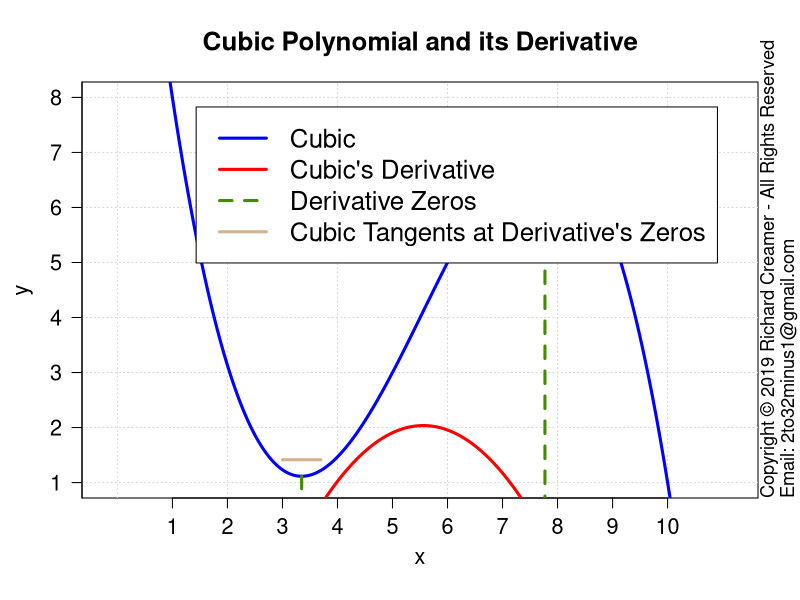

The R script that drew this image:
##############################################################
### Copyright (c) Richard Creamer 2019 - All Rights Reserved
### Inquiries: email 2to32minus1@gmail.com
##############################################################

### Globals
fontScale = 1.2    # Global font size variable
lf        = 1.2    # Enlarge font of plot labels
verbose   = FALSE  # Verbose printing
lw        = 2      # Line width
xMargin   = 1      # X-axis margin for plots
yMargin   = 1      # Y-axis margin for plots
de        = 0.01   # Small constant for estimating derivatives numerically
smlPts    = 1      # Small  data point/circle
medPts    = 1.5    # Medium data point/circle
lrgPts    = 2.0    # Large  data point/circle

### Run this function to generate this plot
runFunc = function() {
	dw = 1000
	dh = 750	
	path = "D:/Code/R/LeastSquaresPlay/PlotsAndAssocCode/Plot38/"
	savePngVerbose( paste(path, "Plot38.png", sep=""), plotCubicWithDeriv, w=1.2*600, h=1.2*900, un="px" )	
}

### Plot 5th order polynomial - hard coded example/function
plotCubicWithDeriv = function() {
	x = c( 1, 5, 6, 10 )
	y = c( 8, 3, 5, 1 )
	clrs = list( cubicClr="blue", derivClr="red", vLineClr="chartreuse4", tanClr="tan" )
	legText = c( "Cubic", "Cubic's Derivative", "Derivative Zeros", "Cubic Tangents at Derivative's Zeros" )
	legClrs = c( clrs$cubicClr, clrs$derivClr, clrs$vLineClr, clrs$tanClr )
	plotTitle = "Cubic Polynomial and its Derivative"
	plot( x, y, main=plotTitle, axes = FALSE, asp=1, cex.lab=lf, xlab="", ylab="", cex=lrgPts, lwd=lw+1, cex.main=1.3*fontScale, type="n" )	
	addAxisLabels()
	box(); grid()
	axis( side = 1, at = 1:10, cex.axis=1.3 )
	axis( side = 2, at = -3:11, las=2, cex.axis=1.3 )
	lmFit = lm( y ~ x + I(x^2) + I(x^3) )		
	predX = seq( x[1] - 1, x[length(x)] + 1, length.out=400 )
	predY = evalPoly( predX, lmFit$coefficients )	
	lines( predX, predY, col=clrs$cubicClr, lwd=lw+1 )
	cubicCoeff = lmFit$coefficients
	derivCoeff = getPolyDerivCoeff( cubicCoeff )
	derivPredX = seq( 1, 10, length.out = 400 )
	derivPredY = evalPoly( derivPredX, derivCoeff )
	lines( derivPredX, derivPredY, col=clrs$derivClr, lwd=lw+1 )
	derivRoots = qe( derivCoeff )
	cubicZeroSlopeX = c( derivRoots )
	cubicZeroSlopeY = evalPoly( cubicZeroSlopeX, cubicCoeff )
	plotTangents( cubicZeroSlopeX, cubicCoeff, lineLength=0.7, tanOffset=0.3, lwd=lw+1, col=clrs$tanClr )
	lines( c( gpl()$xLim[1], gpl()$xLim[2] ), c(0,0), col="black", lwd=lw+1 ) # horiz x-axis line
	x1 = derivRoots[1]
	x2 = derivRoots[2]
	y1 = evalPoly( x1, cubicCoeff )
	y2 = evalPoly( x2, cubicCoeff )
	lines( c( x1, x1 ), c( y1, -3 ), type="l", lty=2, col=clrs$vLineClr, lwd=lw+1 )
	lines( c( x2, x2 ), c( y2, -3 ), type="l", lty=2, col=clrs$vLineClr, lwd=lw+1 )
	legend( x="topright", y="top", legend=legText, col=legClrs, lty=c(1,1,2,1), lwd=lw+1, cex=1.3*fontScale, inset = c(0.06,0.06) )
}

### Compute polynomial coefficients for derivative of argument polynomial
getPolyDerivCoeff = function( coeff ) {
	if ( length(coeff) < 2 ) return( c(0) )
	derivCoeff = c()
	for ( i in 2:length( coeff ) ) {
		termPower = i - 1
		derivCoeff[ length( derivCoeff ) + 1 ] = termPower * coeff[i]
	}
	return( derivCoeff )
}

### Plot tangent(s) to polynomial at x[i], y[i]
### Will not look correct unless both x and y axes are same scale (1:1 aspect ratio)
plotTangents = function( x, coeff, lineLength=1, tanOffset=0.2, col="red", lwd=2 ) {
	if ( length(coeff) < 2 ) return()  	
	y = evalPoly( x, coeff )
	polyDerivCoeff = getPolyDerivCoeff( coeff )	
	tanLineSlopes = evalPoly( x, polyDerivCoeff )
	tanLineYInts = y - tanLineSlopes * x
	for ( i in 1:length(x) ) {
		lineCoeff = c( tanLineYInts[i], tanLineSlopes[i] )
		plotTangentLine( x[i], y[i], lineCoeff, lineLength=lineLength, tanOffset=tanOffset, col=col, lwd=lwd )
	}
}

### Get tangentl line ends point about center point (x,y)
getTanLineEndPts = function( x, y, lineCoeff, lineLength=1.0, tanOffset=0.2 ) {
	x1 = x - 1
	x2 = x + 1
	y1 = evalPoly( x1, lineCoeff )
	y2 = evalPoly( x2, lineCoeff )
	xComp = x2 - x1
	yComp = y2 - y1
	vMag = sqrt( xComp^2 + yComp^2 )
	vUnit = c( xComp/vMag, yComp/vMag )
	vOffset = rotVecCcw( vUnit[1], vUnit[2], 90 )
	ox = vOffset[1] * tanOffset
	oy = vOffset[2] * tanOffset
	xComp = xComp/vMag * lineLength
	yComp = yComp/vMag * lineLength
	fromX = x - xComp/2 - ox
	fromY = y - yComp/2 - oy
	toX = x + xComp/2 - ox
	toY = y + yComp/2 - oy	
	return( list(fromX=fromX, fromY=fromY, toX=toX, toY=toY) )
}

### Rotate vector CCW
rotVecCcw = function( xComp, yComp, deg ) {
	theta = deg/180 * pi
	rotXComp = cos(theta) * xComp + sin(theta) * yComp;
	rotYComp = -sin(theta) * xComp + cos(theta) * yComp;
	return( c(rotXComp, rotYComp) )
}

### Plot one tangent line segment
plotTangentLine = function( x, y, lineCoeff, lineLength=1, tanOffset=0.2, col="red", lwd=1 ) {
	endPts = getTanLineEndPts( x, y, lineCoeff, lineLength=lineLength, tanOffset=tanOffset )
	lines( c(endPts$fromX, endPts$toX), c(endPts$fromY, endPts$toY), col=col, lwd=lwd )
}

### Naive implementation of quadratic equation solver: ax^2 + bx + c = 0
### Only special cases handled: 1) radicand < 0, and 2) only 1 root
qe = function( coeff ) {
	C = coeff[1]
	B = coeff[2]
	A = coeff[3]
	D = B^2 - 4*A*C
	if ( D < 0 ) {
		return( c() )
	} else {
		r1 = ( -B + sqrt(D) )/(2*A) # (A == 0) ? boom!
		r2 = ( -B - sqrt(D) )/(2*A)
		if ( r1 == r2 )
			return( c(r1) )
		return( c(r1, r2) )
	}
}

### Compute f(x) for a polynomial and a vector of x-coordinates
evalPoly = function( x, coeff ) {
	if ( length( coeff ) < 1 ) return( c(0) )  	
	termSum = 0
	for ( i in 1:length(coeff) ) {
		termSum = termSum + coeff[i] * x^(i-1)
	}
	return( termSum )
}

### Convience method to add x/y axis labels
addAxisLabels = function( xLabel="x", yLabel="y", cexVal=1.3 ) {
	mtext( text=xLabel, side=1, line=2.5, cex=cexVal )
	mtext( text=yLabel, side=2, line=2.5, cex=cexVal )
}

### Get Plot Limits : gpl()$xLim[1] --> left x-coord
gpl = function() {
	u = par( "usr" )
	return( list( xLim=u[1:2], yLim=u[3:4] ) )
}

### Save to PNG file, specify width and height
savePngVerbose = function( path, plotFunc, w=512, h=512, un="px", doCopyright=TRUE, ... ) {
	png( filename = path, type="cairo", units=un, width=w, height=h, pointsize=12, res=96 )
	plotFunc( ... )
	if ( doCopyright )
		addCopyright()
	dev.off()
}

### Add copyright notice to plot via text()
addCopyright = function() {
	mtext( "Copyright \uA9 2019 Richard Creamer - All Rights Reserved", side=4, line=0, adj=0, cex=1.1 )
	mtext( "Email: 2to32minus1@gmail.com", side=4, line=1, adj=0, cex=1.1 )
}

runFunc()
